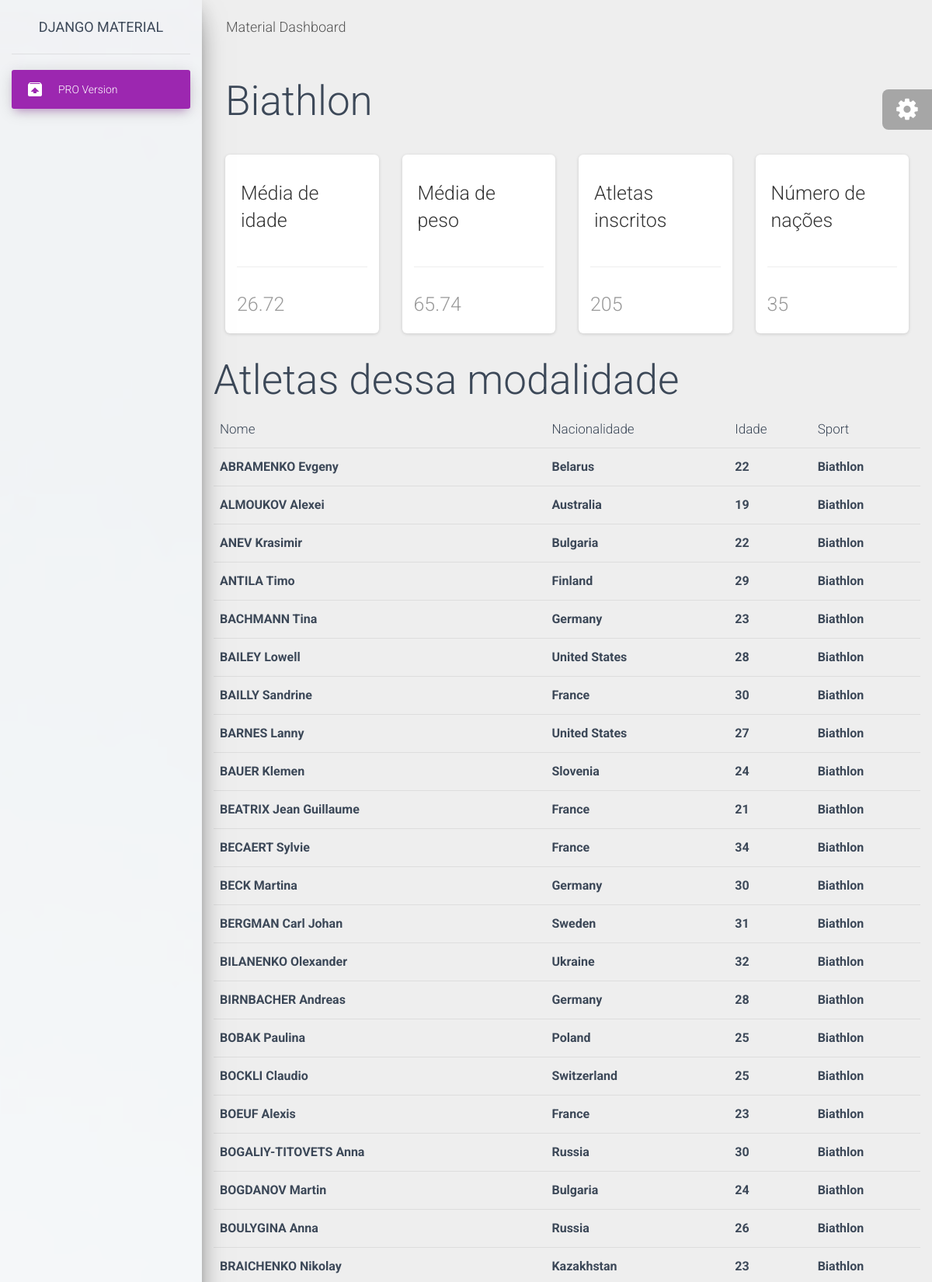
/data/sports/detail/3 (upper part), run on the app's committed database.
### data/models.py (models this page shows)
class Sport(models.Model):
    sport = models.CharField(max_length=75)
    def __str__(self):
        return self.sport

class Athletes(models.Model):
    name = models.CharField(max_length=75)
    age = models.IntegerField()
    ht = models.IntegerField()
    kg = models.IntegerField()
    sport = models.ForeignKey(Sport, on_delete=models.CASCADE)
    nationality = models.ForeignKey(Nationality, on_delete=models.CASCADE)

class Nationality(models.Model):
    nationality = models.CharField(max_length=75)
    def __str__(self):
        return self.nationality

### data/views.py (the view)
# urls.py: path('sports/detail/<int:pk>',sport_detail, name= 'sport_detail'),
def sport_detail(request, pk):
    sport = get_object_or_404(Sport, pk=pk)
    athletes = Athletes.objects.filter(sport=sport).all()
    count_athletes = len(athletes)
    set_nationality = set()
    ages = []
    weigth = []
    for athlete in athletes:
        set_nationality.add(athlete.nationality)
        ages.append(athlete.age)
        weigth.append(athlete.kg)
    avg_age = sum(ages)/len(ages)
    avg_weigth = sum(weigth)/len(weigth)
    avg_age = round(avg_age, 2)
    avg_weigth = round(avg_weigth,2)
    list_nationality =  list(set_nationality)
    count_nationality = len(list_nationality)
    context = {
        'count_athletes': count_athletes,
        'avg_age': avg_age,
        'avg_weigth': avg_weigth,
        'count_nationality': count_nationality,
        'sport' : sport,
        'athletes' : athletes,
    }
    print(context)
    return render(request, 'sport/detail.html', context)

### templates/sport/detail.html (shortened to what this page needs)
{% extends "layouts/base.html" %}
{% block content %}
    <div class="content">
      <h1>
        {{sport.sport}}
      </h1>
      <div class="row">
        <div class="col-lg-3 col-md-6 col-sm-6">
          <div class="card card-stats">
            <div class="card-header">
              <h3>Média de idade</h3>
            </div>
            <div class="card-footer">
              <div class="stats">
                <h3>{{ avg_age }}</h3>
              </div>
            </div>
          </div>
        </div>
        <div class="col-lg-3 col-md-6 col-sm-6">
          <div class="card card-stats">
            <div class="card-header">
              <h3>Média de peso</h3>
            </div>
            <div class="card-footer">
              <div class="stats">
                <h3> {{avg_weigth}}</h3>
              </div>
            </div>
          </div>
        </div>
        <div class="col-lg-3 col-md-6 col-sm-6">
          <div class="card card-stats">
            <div class="card-header">
              <h3>Atletas inscritos</h3>
            </div>
            <div class="card-footer">
              <div class="stats">
                <h3>{{count_athletes}}</h3>
              </div>
            </div>
          </div>
        </div>
        <div class="col-lg-3 col-md-6 col-sm-6">
          <div class="card card-stats">
            <div class="card-header">
              <h3>Número de nações</h3>
            </div>
            <div class="card-footer">
              <div class="stats">
                <h3>{{count_nationality}}</h3>
              </div>
            </div>
          </div>
        </div>
      </div>
      <div class="row">
        <h1>
          Atletas dessa modalidade
        </h1>
        <table class="table">
          <thead>
            <tr>
              <th scope="col">Nome</th>
              <th scope="col">Nacionalidade</th>
              <th scope="col">Idade</th>
              <th scope="col">Sport</th>
            </tr>
          </thead>
          <tbody>
            <tr>
              {% for athlete in athletes  %}
              <th scope="row">{{athlete.name}}</th>
              <th scope="row">{{athlete.nationality}}</th>
              <th scope="row">{{athlete.age}}</th>
              <th scope="row">{{athlete.sport}}</th>
            </tr>
            {% endfor %}
          </tbody>
        </table>
      </div>
    </div>
{% endblock content %}

### data on the page
Sport: sport "Biathlon"
Athletes: name "ABRAMENKO Evgeny", nationality "Belarus", age "22", sport "Biathlon"
Athletes: name "ALMOUKOV Alexei", nationality "Australia", age "19", sport "Biathlon"
Athletes: name "ANEV Krasimir", nationality "Bulgaria", age "22", sport "Biathlon"
Athletes: name "ANTILA Timo", nationality "Finland", age "29", sport "Biathlon"
Athletes: name "BACHMANN Tina", nationality "Germany", age "23", sport "Biathlon"
Athletes: name "BAILEY Lowell", nationality "United States", age "28", sport "Biathlon"
Athletes: name "BAILLY Sandrine", nationality "France", age "30", sport "Biathlon"
Athletes: name "BARNES Lanny", nationality "United States", age "27", sport "Biathlon"
Athletes: name "BAUER Klemen", nationality "Slovenia", age "24", sport "Biathlon"
Athletes: name "BEATRIX Jean Guillaume", nationality "France", age "21", sport "Biathlon"
Athletes: name "BECAERT Sylvie", nationality "France", age "34", sport "Biathlon"
Athletes: name "BECK Martina", nationality "Germany", age "30", sport "Biathlon"
Athletes: name "BERGMAN Carl Johan", nationality "Sweden", age "31", sport "Biathlon"
Athletes: name "BILANENKO Olexander", nationality "Ukraine", age "32", sport "Biathlon"
Athletes: name "BIRNBACHER Andreas", nationality "Germany", age "28", sport "Biathlon"
Athletes: name "BOBAK Paulina", nationality "Poland", age "25", sport "Biathlon"
Athletes: name "BOCKLI Claudio", nationality "Switzerland", age "25", sport "Biathlon"
Athletes: name "BOEUF Alexis", nationality "France", age "23", sport "Biathlon"
Athletes: name "BOGALIY-TITOVETS Anna", nationality "Russia", age "30", sport "Biathlon"
Athletes: name "BOGDANOV Martin", nationality "Bulgaria", age "24", sport "Biathlon"
Athletes: name "BOULYGINA Anna", nationality "Russia", age "26", sport "Biathlon"
Athletes: name "BRAICHENKO Nikolay", nationality "Kazakhstan", age "23", sport "Biathlon"

### other printed values
{{ avg_age }} "26.72"
{{ avg_weigth }} "65.74"
{{ count_athletes }} "205"
{{ count_nationality }} "35"
